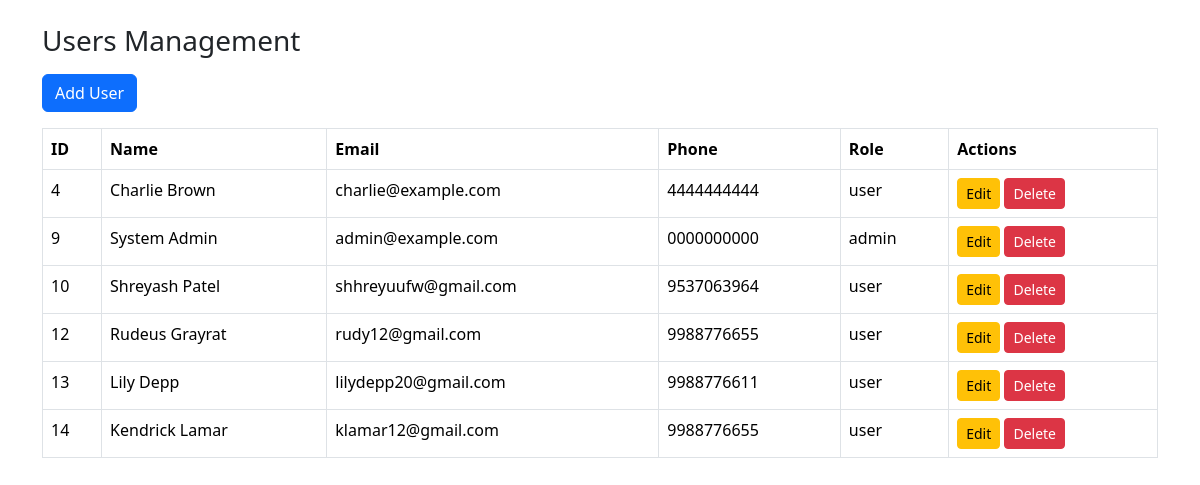
/admin/actions/users.php, run on the app's committed database.
### tables this page shows
CREATE TABLE `users` (
  `user_id` int NOT NULL AUTO_INCREMENT,
  `first_name` varchar(50) NOT NULL,
  `last_name` varchar(50) NOT NULL,
  `gender` enum('male','female','other','prefer_no_to_say') DEFAULT 'prefer_no_to_say',
  `dob` date NOT NULL,
  `username` varchar(50) NOT NULL,
  `email` varchar(100) NOT NULL,
  `password_hash` varchar(255) NOT NULL,
  `phone_number` varchar(15) DEFAULT NULL,
  `user_role` enum('user','admin') DEFAULT 'user',
  `created_at` timestamp NULL DEFAULT CURRENT_TIMESTAMP,
  `profile_picture` varchar(255) DEFAULT NULL,
  `security_question` varchar(255) DEFAULT NULL,
  `security_answer_hash` varchar(255) DEFAULT NULL,
  PRIMARY KEY (`user_id`),
  UNIQUE KEY `email` (`email`)
);

### admin/actions/users.php (the view, shortened to what this page needs)
<!DOCTYPE html>
<html lang="en">
<head>
    <link rel="stylesheet" href="../../assets/bootstrap/css/bootstrap.min.css">
</head>
<body>
    <div class="container mt-4">
        <h3 class="mb-3">Users Management</h3>
        <button class="btn btn-primary mb-3" onclick="showAddUserModal()">Add User</button>
        <table class="table table-bordered">
            <thead class="thead-dark">
                <tr>
                    <th>ID</th>
                    <th>Name</th>
                    <th>Email</th>
                    <th>Phone</th>
                    <th>Role</th>
                    <th>Actions</th>
                </tr>
            </thead>
            <tbody>
                <?php
                require_once '../../includes/db_connection.php';
                $result = $conn->query("SELECT user_id, first_name, last_name, email, phone_number, user_role FROM users");
                while ($row = $result->fetch_assoc()) {
                    echo "<tr>
                        <td>{$row['user_id']}</td>
                        <td>{$row['first_name']} {$row['last_name']}</td>
                        <td>{$row['email']}</td>
                        <td>{$row['phone_number']}</td>
                        <td>{$row['user_role']}</td>
                        <td>
                            <button class='btn btn-sm btn-warning' onclick='editUser({$row['user_id']}, \"{$row['first_name']}\", \"{$row['last_name']}\", \"{$row['email']}\", \"{$row['phone_number']}\", \"{$row['user_role']}\")'>Edit</button>
                            <button class='btn btn-sm btn-danger' onclick='deleteUser({$row['user_id']})'>Delete</button>
                        </td>
                      </tr>";
                }
                ?>
            </tbody>
        </table>
    </div>
</body>
</html>

### data on the page
users: user_id "4", first_name "Charlie", last_name "Brown", email "charlie@example.com", phone_number "4444444444", user_role "user"
users: user_id "9", first_name "System", last_name "Admin", email "admin@example.com", phone_number "0000000000", user_role "admin"
users: user_id "10", first_name "Shreyash", last_name "Patel", email "shhreyuufw@gmail.com", phone_number "9537063964", user_role "user"
users: user_id "12", first_name "Rudeus", last_name "Grayrat", email "rudy12@gmail.com", phone_number "9988776655", user_role "user"
users: user_id "13", first_name "Lily", last_name "Depp", email "lilydepp20@gmail.com", phone_number "9988776611", user_role "user"
users: user_id "14", first_name "Kendrick", last_name "Lamar", email "klamar12@gmail.com", phone_number "9988776655", user_role "user"
